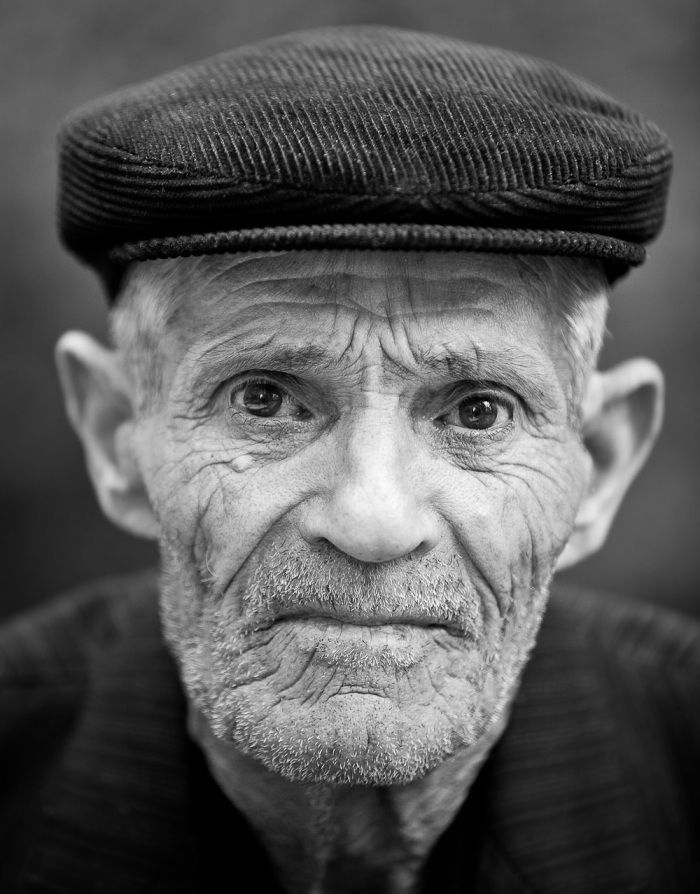
#> input picture face_detection/old_man.jpg, 700 x 894 px
$ python single_face.py
#> lines starting #> are read from the running program, lines starting #| are printed output that depends on the picture; after the words box and inside, x2 and y2 are one past the last pixel; in counts of white or black regions, pixels touching at a corner belong together
'''
load viola jones maths and give the image to maths
maths will give 2 outcomes
1.no of faces
2. cordinates
'''
import numpy as np
import cv2

old_man=cv2.imread('old_man.jpg')
#> old_man is the input picture: shape (894, 700, 3); min 0, max 255, mean 87.3

# load the maths into a varibale
maths=cv2.CascadeClassifier('haarcascade_frontalface_default.xml')

# give the above image to maths
cordinates, no_of_faces=maths.detectMultiScale2(old_man)
#> cordinates = [[86, 194, 558, 558]]; no_of_faces = [29]

print(no_of_faces)
#| [29]
print(cordinates)
#| [[ 86 194 558 558]]

x1 = cordinates[0][0]
#> x1 = 86
y1 = cordinates[0][1]
#> y1 = 194
w = cordinates[0][2]
#> w = 558
h = cordinates[0][3]
#> h = 558

cv2.rectangle(old_man,(x1,y1),(x1+w,y1+h),(0,0,255),2)
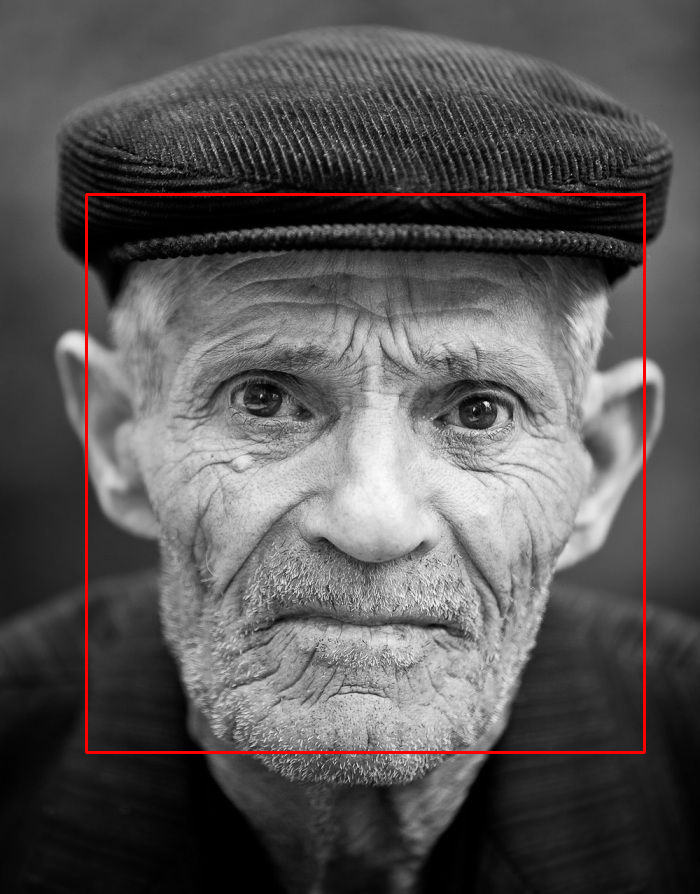
#> old_man: shape (894, 700, 3); 1.07% of pixels changed, all inside (x1, y1, x2, y2) = (85, 193, 646, 754)

cv2.imshow("single image",old_man)
cv2.waitKey()
cv2.destroyAllWindows()

$ run again, with face_detection/1.jpg copied over face_detection/old_man.jpg
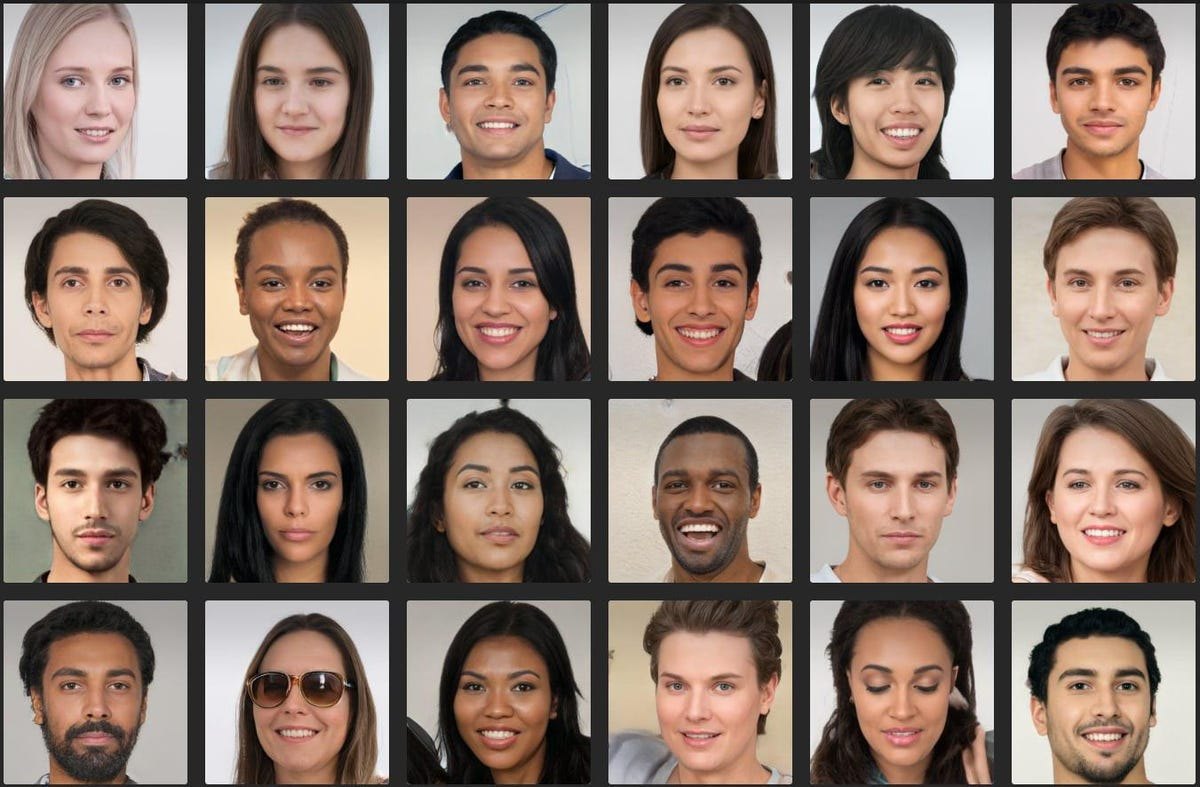
#> input picture face_detection/1.jpg, 1200 x 787 px
#> old_man is the input picture: shape (787, 1200, 3); mean B, G, R 106.1, 116.7, 135.2
#> cordinates = 24 rows, first 6: [244, 444, 106, 106], [845, 40, 115, 115], [36, 237, 117, 117], [440, 36, 118, 118], [237, 233, 120, 120], [32, 434, 127, 127]; no_of_faces = 24 values, max 166 at index 0, min 42 at index 1, mean 110.6
#| [166  42 120  90 100 126 142 131 132 138 134 151  70  87  87 131  91 115
#|  129  92  82 127 119  53]
#> (printed output is left out)
#> x1 = 244
#> y1 = 444
#> w = 106
#> `cv2.rectangle(old_man,(x1,y1),(x1+w,y1+h),(0,0,255),2)`:
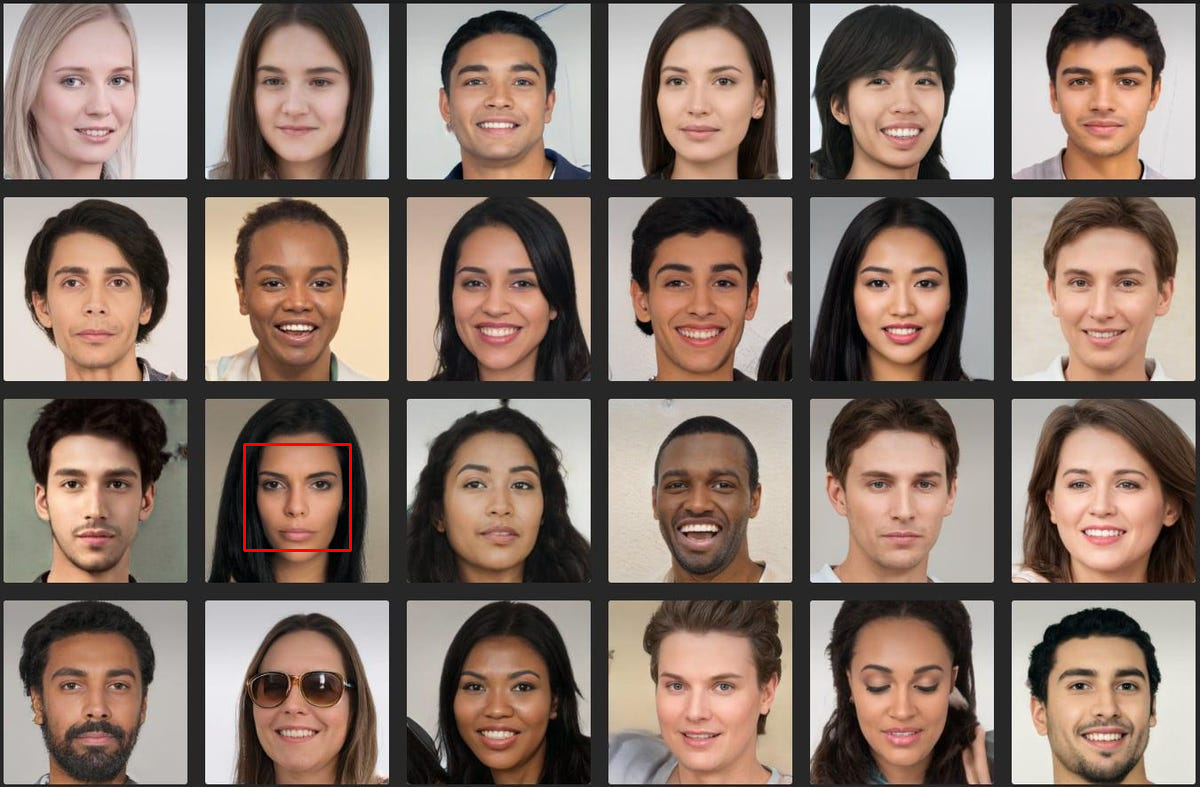
#> old_man: shape (787, 1200, 3); 0.13% of pixels changed, all inside (x1, y1, x2, y2) = (243, 443, 352, 552)

$ run again, with face_detection/faces.jpg copied over face_detection/old_man.jpg
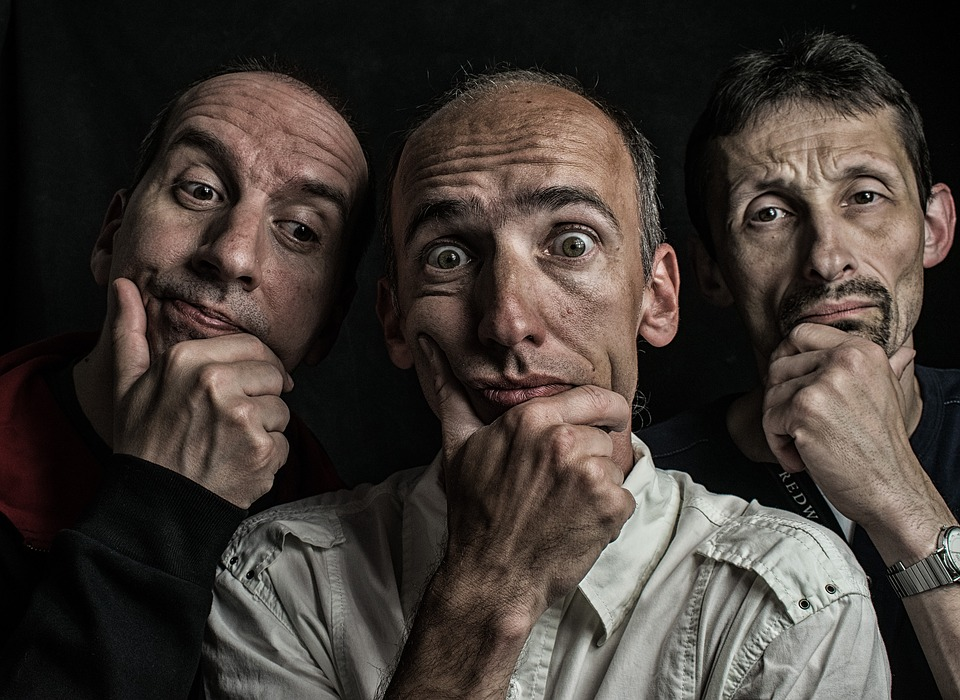
#> input picture face_detection/faces.jpg, 960 x 700 px
#> old_man is the input picture: shape (700, 960, 3); mean B, G, R 52.2, 57.4, 65.3
#> cordinates = [[894, 573, 52, 52], [697, 107, 248, 248], [88, 75, 316, 316], [321, 84, 385, 385]]; no_of_faces = [4, 37, 10, 35]
#| [ 4 37 10 35]
#| [[894 573  52  52]
#|  [697 107 248 248]
#|  [ 88  75 316 316]
#|  [321  84 385 385]]
#> x1 = 894
#> y1 = 573
#> w = 52
#> `cv2.rectangle(old_man,(x1,y1),(x1+w,y1+h),(0,0,255),2)`:
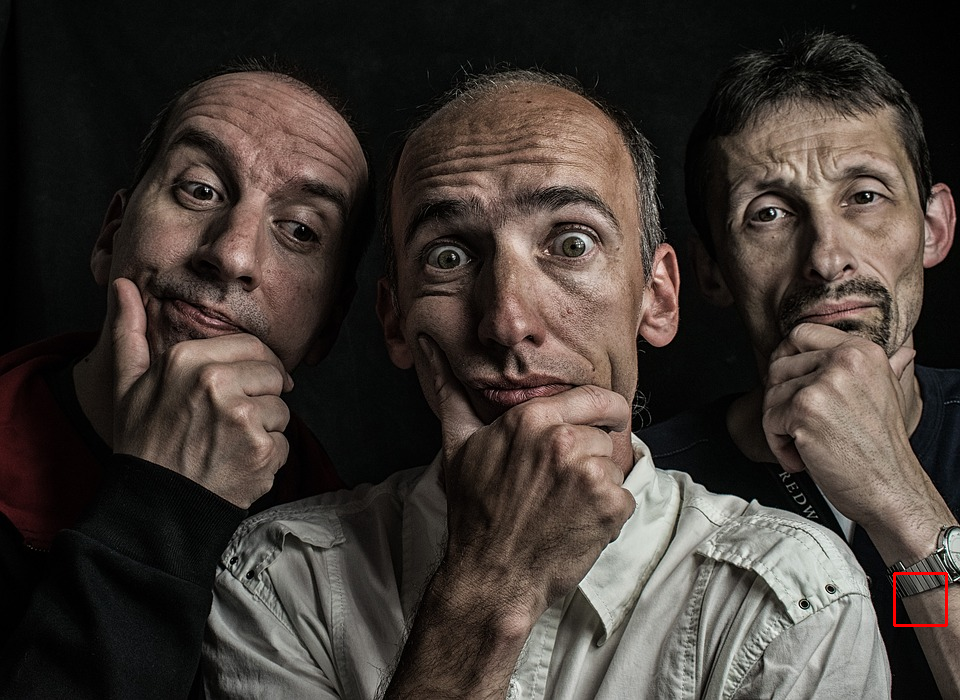
#> old_man: shape (700, 960, 3); 0.09% of pixels changed, all inside (x1, y1, x2, y2) = (893, 572, 948, 627)
